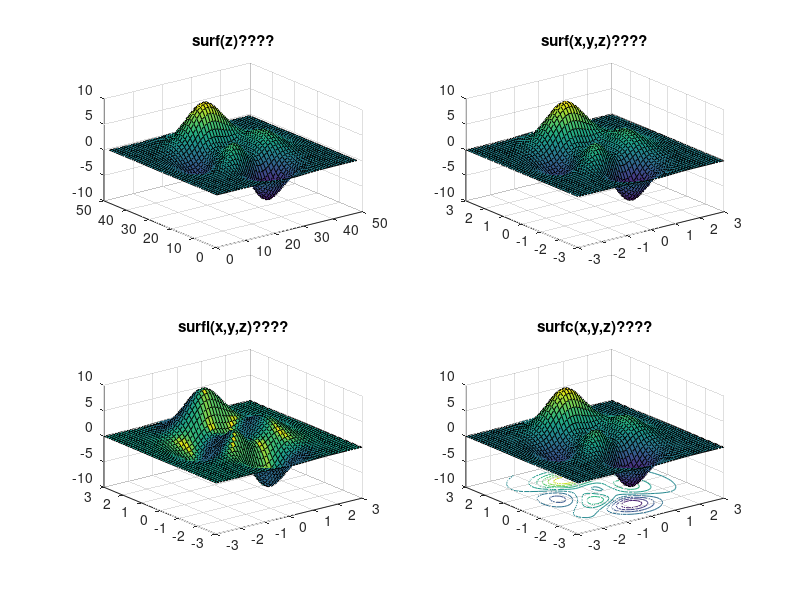

This figure's MATLAB source:
[x,y] = meshgrid(-3:1/8:3);
z = peaks(x,y);
subplot(2,2,1);surf(z);
title('surf(z)????');
subplot(2,2,2);surf(x,y,z);
title('surf(x,y,z)????');
subplot(2,2,3);surfl(x,y,z);
title('surfl(x,y,z)????');
subplot(2,2,4);surfc(x,y,z);
title('surfc(x,y,z)????');